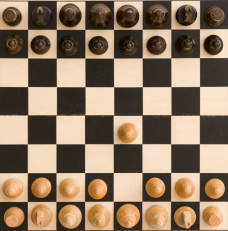
#> input picture finished_training/cropped.png, 228 x 231 px, found by its file name
$ python intersection.py
#> lines starting #> are read from the running program, lines starting #| are printed output that depends on the picture; after the words box and inside, x2 and y2 are one past the last pixel; in counts of white or black regions, pixels touching at a corner belong together
import cv2
import numpy as np

def find_chessboard_intersections(image_path):
    # Load the image
    image = cv2.imread(image_path, cv2.IMREAD_COLOR)
#> image is the input picture: shape (231, 228, 3); mean B, G, R 99.7, 121.8, 142.9

    # Convert the image to grayscale
    gray = cv2.cvtColor(image, cv2.COLOR_BGR2GRAY)
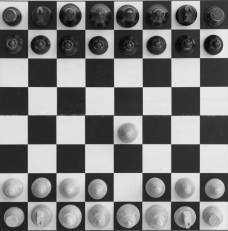
#> gray: shape (231, 228); min 1, max 249, mean 125.6

    # Apply GaussianBlur to reduce noise
    blurred = cv2.GaussianBlur(gray, (5, 5), 0)
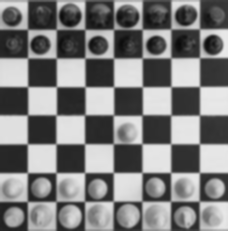
#> blurred: shape (231, 228); min 10, max 233, mean 125.6

    # Apply adaptive thresholding
    _, thresh = cv2.threshold(blurred, 0, 255, cv2.THRESH_BINARY + cv2.THRESH_OTSU)
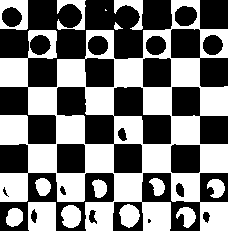
#> thresh: shape (231, 228); 47.7% white; 15 white regions (1 under 20 px), largest, box (x1, y1, x2, y2) and area: (0, 0, 228, 231) 21010, (28, 202, 56, 231) 753, (0, 0, 28, 30) 518

    # Apply Canny edge detection with fine-tuned parameters
    edges = cv2.Canny(thresh, 30, 150, apertureSize=3)  # Adjust the thresholds as needed
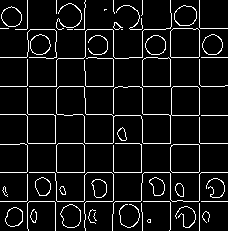
#> edges: shape (231, 228); 8.1% white in thin lines or dots

    # Use HoughLines to detect lines in the Canny edge image
    lines = cv2.HoughLines(edges, 1, np.pi / 180, threshold=100)  # Adjust the threshold as needed
#> lines = 14 rows, first 8: [199, 0], [172, 1.57], [201, 1.57], [27, 0], [86, 1.57], [113, 0], [170, 0], [143, 1.57]

    # Draw the lines on a copy of the original image
    lines_image = image.copy()

    if lines is not None:
        for line in lines:
            rho, theta = line[0]
            a = np.cos(theta)
            b = np.sin(theta)
            x0 = a * rho
            y0 = b * rho
            x1 = int(x0 + 1000 * (-b))
            y1 = int(y0 + 1000 * (a))
            x2 = int(x0 - 1000 * (-b))
            y2 = int(y0 - 1000 * (a))
            cv2.line(lines_image, (x1, y1), (x2, y2), (0, 0, 255), 2)
#> this loop made 14 passes
#> (rho, theta, a, b, x0, y0, x1, y1) on passes 1 to 12: (199, 0, 1, 0, 199, 0, 199, 1000), (172, 1.57, -4.37e-08, 1, -7.52e-06, 172, -1000, 171), (201, 1.57, -4.37e-08, 1, -8.79e-06, 201, -1000, 200), (27, 0, 1, 0, 27, 0, 27, 1000), (86, 1.57, -4.37e-08, 1, -3.76e-06, 86, -1000, 85), (113, 0, 1, 0, 113, 0, 113, 1000), (170, 0, 1, 0, 170, 0, 170, 1000), (143, 1.57, -4.37e-08, 1, -6.25e-06, 143, -1000, 142), (142, 0, 1, 0, 142, 0, 142, 1000), (84, 0, 1, 0, 84, 0, 84, 1000), (57, 1.57, -4.37e-08, 1, -2.49e-06, 57, -1000, 56), (56, 0, 1, 0, 56, 0, 56, 1000)
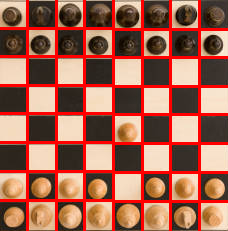
#> lines_image: shape (231, 228, 3); 17.46% of pixels changed, all inside (x1, y1, x2, y2) = (0, 0, 228, 231)

        # Find intersections between lines
        intersections = find_intersections(lines)
#> the loop in find_intersections, `for i in range(len(lines) - 1):` made 13 passes
#> after the loop in find_intersections, `for i in range(len(lines) - 1):`: intersections = 49 pairs, first value 27 to 199, second value 29 to 201

        # Draw circles at intersection points
        for intersection in intersections:
            cv2.circle(lines_image, intersection, 5, (0, 255, 0), -1)
#> this loop made 49 passes
#> intersection on passes 1 to 12: (199, 172), (199, 201), (199, 86), (199, 143), (199, 57), (199, 29), (199, 114), (27, 172), (113, 172), (170, 172), (142, 172), (84, 172)
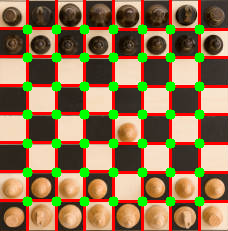
#> lines_image: shape (231, 228, 3); 7.54% of pixels changed, all inside (x1, y1, x2, y2) = (22, 24, 205, 207)

    # Display the results
    cv2.imshow("Detected Lines with Intersections", lines_image)
    cv2.waitKey(0)
    cv2.destroyAllWindows()

def find_intersections(lines):
    intersections = []
    for i in range(len(lines) - 1):
        for j in range(i + 1, len(lines)):
            rho1, theta1 = lines[i][0]
            rho2, theta2 = lines[j][0]

            # Check if lines are almost parallel
            if abs(theta1 - theta2) > np.pi / 180:
                A = np.array([[np.cos(theta1), np.sin(theta1)],
                              [np.cos(theta2), np.sin(theta2)]])
                b = np.array([[rho1], [rho2]])

                # Try to solve the system of equations
                try:
                    x0, y0 = np.linalg.solve(A, b)
                    x0, y0 = int(np.round(x0)), int(np.round(y0))
                    intersections.append((x0, y0))
                except np.linalg.LinAlgError:
                    # Skip lines leading to a singular matrix
                    pass

    return intersections

# Specify the path to your image
image_path = '/Users/akash/Source/chessAI/Chessboard_Recognition/finished_training/cropped.png'

# Call the function to find chessboard lines and intersections
find_chessboard_intersections(image_path)
